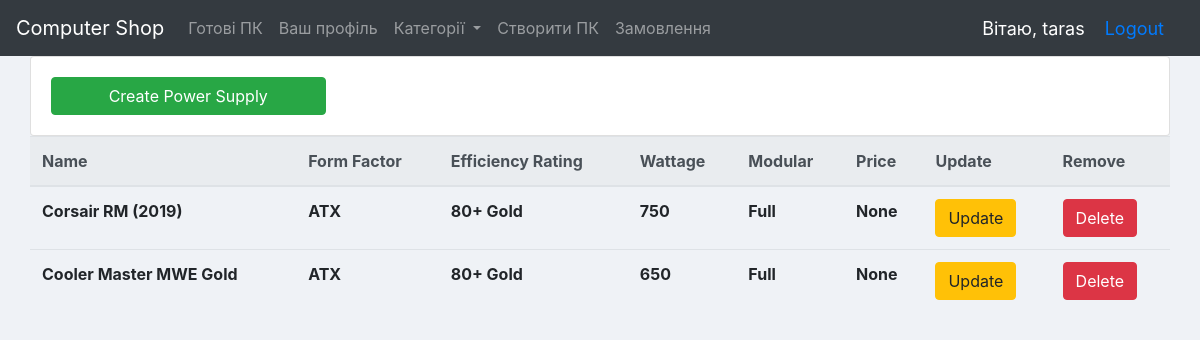
Page /power_supply/ (signed in) on the committed database.
### computers/models.py (models this page shows, shortened)
class PowerSupply(models.Model):
    name = models.CharField(max_length=150, null=True)
    form_factor = models.CharField(max_length=150, null=True)
    efficiency_rating = models.CharField(max_length=150, null=True)
    wattage = models.PositiveIntegerField(null=True)  # add W when printing out
    modular = models.CharField(max_length=150, null=True)
    price = models.FloatField(null=True)

### computers/decorators.py (the view)
        def wrapper_func(request, *args, **kwargs):
            group = None
            if request.user.groups.exists():
                group = request.user.groups.all()[0].name
            if group in allowed_roles:
                return view_func(request, *args, **kwargs)
            else:
                return HttpResponse('You are not authorized!')

### computers/views/power_supply_views.py (called while the page is built)
@login_required(login_url='login')
@allowed_users(allowed_roles=['admin'])
def power_supply_list(request):
    power_supplys = PowerSupply.objects.all()
    context = {'power_supplys': power_supplys}
    return render(request, 'computers/power_supply/table.html', context)

### computers/templates/computers/power_supply/table.html
{% extends 'computers/base.html' %}
{% block content %}
<div class="row justify-content-right">
        <div class="card card-body">
            <a class="btn btn-success w-25" href="{% url 'create_power_supply'%}">Create Power Supply</a>
        </div>
</div>
<div class="row justify-content-center">
    <table class="table">
        <thead class="thead-light">
            <tr>
                <th scope="col">Name</th>
                <th scope="col">Form Factor</th>
                <th scope="col">Efficiency Rating</th>
                <th scope="col">Wattage</th>
                <th scope="col">Modular</th>
                <th scope="col">Price</th>
                <th scope="col">Update</th>
                <th scope="col">Remove</th>
            </tr>
        </thead>
        <tbody>
            {% for power_supply in power_supplys %}
            <tr>
                <th scope="col">{{ power_supply.name }}</th>
                <th scope="col">{{ power_supply.form_factor }}</th>
                <th scope="col">{{ power_supply.efficiency_rating }}</th>
                <th scope="col">{{ power_supply.wattage }}</th>
                <th scope="col">{{ power_supply.modular }}</th>
                <th scope="col">{{ power_supply.price }}</th>
                <th scope="col">
                    <a class="btn btn-warning" href="{% url 'update_power_supply' power_supply.id %}">Update</a>
                </th>
                <th scope="col">
                    <a class="btn btn-danger" href="{% url 'delete_power_supply' power_supply.id %}">Delete</a>
                </th>
            </tr>
        {% endfor %}
        </tbody>
    </table>
</div>
{% endblock %}

### computers/templates/computers/base.html (shortened to what this page needs)
<!DOCTYPE html>
<html lang="en">
<head>
    <link rel="stylesheet" href="https://maxcdn.bootstrapcdn.com/bootstrap/4.0.0/css/bootstrap.min.css"
>
    {% load static %}
</head>
<body>
<nav class="navbar navbar-expand-lg navbar-dark bg-dark">
    <a class="navbar-brand" href="{% url 'home' %}">Computer Shop</a>
    {% include 'computers/navbar.html' %}
    <span class="hello-msg">Вітаю, {{request.user}}</span>
    {% if request.user.is_authenticated %}
        <span class="hello-msg"><a href="{% url 'logout' %}">Logout</a></span>
    {% else %}
        <span class="hello-msg"><a href="{% url 'login' %}">Login</a></span>
    {% endif %}
</nav>
<div class="{% block container %}container{% endblock %}">
    {% block content %}
    {% endblock %}
</div>
</body>
</html>

### computers/templates/computers/base.html (style rules this page uses)
body { background-color:#eff2f6; }
.hello-msg { font-size: 18px; color: #fff; margin-right: 20px; }

### rows in the picture
PowerSupply: name "Corsair RM (2019)", form_factor "ATX", efficiency_rating "80+ Gold", wattage "750", modular "Full", price "None"
PowerSupply: name "Cooler Master MWE Gold", form_factor "ATX", efficiency_rating "80+ Gold", wattage "650", modular "Full", price "None"

### other values in the picture
{{ request.user }} "taras"
